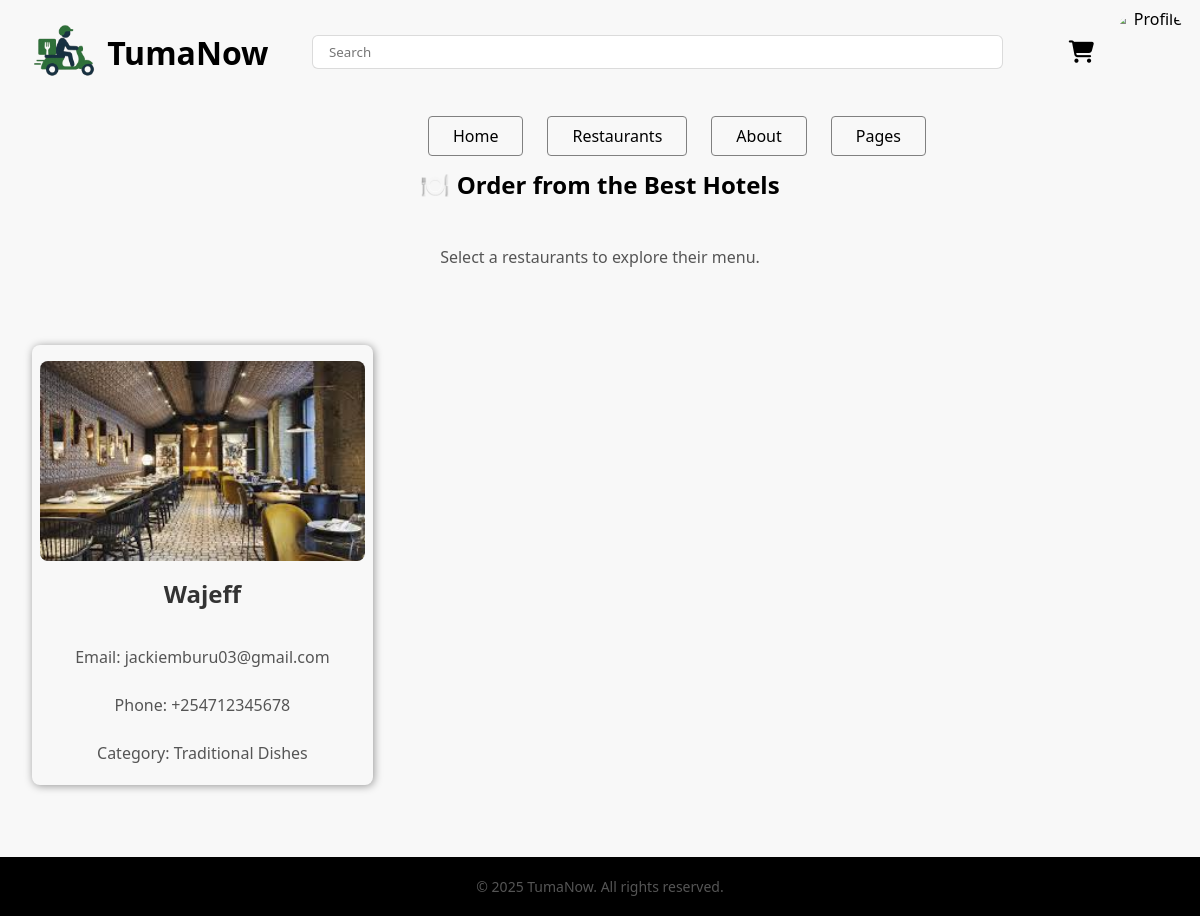
The page /restaurants/ (signed in) on the database its author committed.
### Tumanow_app/models.py (models this page shows, shortened)
class Restaurant(models.Model):
    CATEGORY_CHOICE = [
        ('TD', 'Traditional Dishes'),
        ('FF', 'Fast Food'),
        ('S', 'Snacks'),
        ('HB', 'Hot Beverages'),
        ('CB', 'Cold Beverages')
    ]
    name = models.CharField(max_length=100)
    email = models.EmailField()
    phone_number = PhoneNumberField()
    image = models.ImageField(upload_to='restaurants', default='deliveryicons.jpg')
    description = models.TextField(blank=True, null=True)
    category = models.CharField(max_length=2, choices=CATEGORY_CHOICE)

### Tumanow_app/views.py (the view)
# urls.py: path('restaurants/', views.restaurants, name='restaurants'),
def restaurants(request):
    restaurants = Restaurant.objects.all()
    return render(request, 'restaurants.html', {'restaurants': restaurants})

### Tumanow_app/templates/restaurants.html (shortened to what this page needs)
{% extends 'base.html' %}
{% load static %}
{% block static_inclusions %}
<link rel="stylesheet" href="{% static 'menu.css' %}" />
{% endblock %}
{% block main %}
<main>
    <section class="vendors-container">
        <h2>🍽️ Order from the Best Hotels</h2>
        <p>Select a restaurants to explore their menu.</p>
        <div class="vendors-grid">
            {% for restaurant in restaurants %}
             <a href="{% url 'restaurant' id=restaurant.id %}" class="vendor-card">
                <img src="{{ restaurant.image.url }}" alt="Wajeff">
                <h3>{{ restaurant.name }}</h3>
                <p>Email: {{ restaurant.email }}</p>
                <p>Phone: {{ restaurant.phone_number }}</p>
                <p>Category: {{ restaurant.get_category_display }}</p>
            </a>
            {% endfor %}
        </div>
    </section>
</main>
{% endblock %}

### Tumanow_app/static/styles.css (style rules this page uses)
* { margin: 0; padding: 0; box-sizing: border-box; font-family: system-ui, -apple-system, "Segoe UI", Roboto, "Helvetica Neue", Arial, "Noto Sans", sans-serif, "Apple Color Emoji", "Segoe UI Emoji", "Segoe UI Symbol", "Noto Color Emoji"; }
body { font-family: 'Poppins', sans-serif; margin: 0; padding: 0; text-align: center; background-color: #f8f8f8; }
main { min-height: 74vh; }
h3, .checkout-summary h3 { font-size: 1.5em; margin-bottom: 15px; color: #333; }
p { margin: 5px 0; color: #555; }

### Tumanow_app/static/menu.css (style rules this page uses)
.vendors-container { width: 100%; height: auto; text-align: center; display: flex; flex-direction: column; gap: 5vh; }
.vendors-container > .vendors-grid { width: 100%; padding: 4vh; display: flex; flex-wrap: wrap; gap: 4vh; }
.vendors-container > .vendors-grid > .vendor-card { width: 30%; height: auto; text-decoration: none; color: black; border-radius: 1vh; overflow: hidden; box-shadow: 1px 1px 8px rgba(0, 0, 0, 0.4); transition: 0.3s; display: flex; flex-direction: column; align-items: center; gap: 2vh; padding: 2vh 1vh; }
.vendors-container > .vendors-grid > .vendor-card > img { width: 100%; height: 25vh; object-fit: cover; border-radius: inherit; }

### rows shown on the page
Restaurant: image (picture), name "Wajeff", email "jackiemburu03@gmail.com", phone_number "+254712345678", category "Traditional Dishes"
